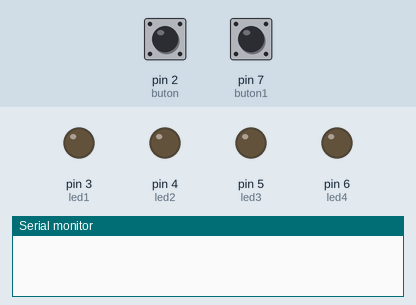
Bench run of a sketch on a simulated Arduino Uno, built with avr-gcc and run on an emulated ATmega328P. Shown: output pins drawn as LEDs (lit = HIGH), the last lines printed to the serial monitor. The inputs (shaded band) are chosen by the test bench; at power-on: pin 2 (buton) LOW, pin 7 (buton1) LOW. Random numbers use the default seed unless the sketch sets one.

Above: at 1.2 s.
1.3 s: pin 2 (buton) pulled HIGH for 0.15 s
At 2.4 s:
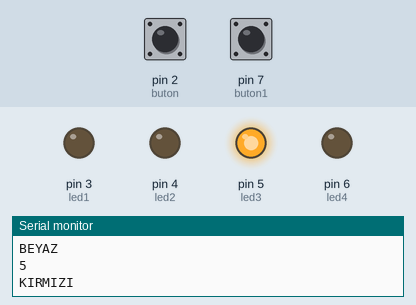
2.9 s: pin 2 (buton) pulled HIGH for 1 s
At 5.0 s:
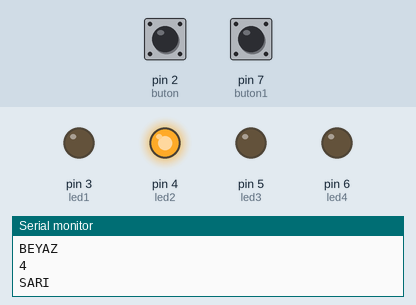
5.9 s: pin 2 (buton) pulled HIGH for 3.2 s
10.6 s: pin 7 (buton1) pulled HIGH for 0.15 s
At 11.8 s:
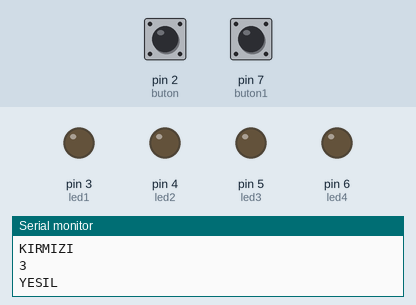
Timing chart, 0 to 13.2 s (numbered marks = the images above; inputs shaded):
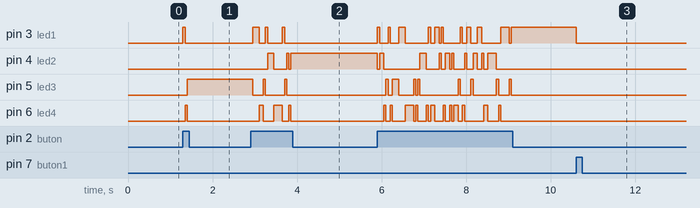

The sketch:

random_komutu-4.ino
```cpp
int buton = 2;
int led1 = 3;
int led2 = 4;
int led3 = 5;
int led4 = 6;
int buton1 = 7;
int numara = 0;
void setup() {
  Serial.begin(9600);
  pinMode(buton, INPUT);
  pinMode(buton1, INPUT);
  pinMode(led1, OUTPUT);
  pinMode(led2, OUTPUT);
  pinMode(led3, OUTPUT);
  pinMode(led4, OUTPUT);
  randomSeed(analogRead(A0));
}

void loop() {

  if (digitalRead(buton) == HIGH)
  {
    numara = random(3, 7);

    Serial.println(numara);

    switch (numara) {
      case 3:
        Serial.println("YESIL");
        digitalWrite(led1, HIGH);
        digitalWrite(led2, LOW);
        digitalWrite(led3, LOW);
        digitalWrite(led4, LOW);
        break;
      case 4:
        Serial.println("SARI");
        digitalWrite(led1, LOW);
        digitalWrite(led2, HIGH);
        digitalWrite(led3, LOW);
        digitalWrite(led4, LOW);
        break;

      case 5:
        Serial.println("KIRMIZI");
        digitalWrite(led1, LOW);
        digitalWrite(led2, LOW);
        digitalWrite(led3, HIGH);
        digitalWrite(led4, LOW);
        break;

      case 6:
        Serial.println("BEYAZ");
        digitalWrite(led1, LOW);
        digitalWrite(led2, LOW);
        digitalWrite(led3, LOW);
        digitalWrite(led4, HIGH);
        break;


    }
    delay(50);

  }


  else if (digitalRead(buton1) == HIGH) {

    digitalWrite(led1, LOW);
    digitalWrite(led2, LOW);
    digitalWrite(led3, LOW);
    digitalWrite(led4, LOW);


  }


}
```

Measured:
- after the input at 1.3 s, pin 3 (led1): LOW → HIGH at once, → LOW 0.05 s later; pin 5 (led3): LOW → HIGH after 0.10 s; pin 6 (led4): LOW → HIGH after 0.05 s, → LOW 0.05 s later
- after the input at 2.9 s, pin 3 (led1): goes HIGH 0.15 s, LOW 0.15 s, HIGH 0.05 s, LOW 0.35 s, HIGH 0.05 s, then LOW, starting after 0.05 s; pin 4 (led2): goes HIGH 0.15 s, LOW 0.30 s, HIGH 0.05 s, LOW 0.05 s, then HIGH, starting after 0.40 s
- after the input at 10.6 s, pin 3 (led1): HIGH → LOW at once
